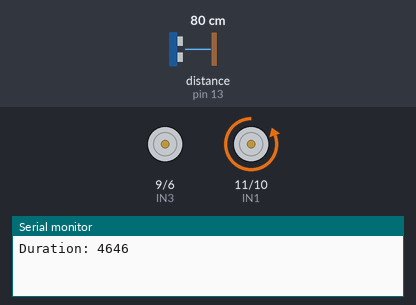
A sketch run on a simulated Arduino Uno, built with avr-gcc and run on an emulated ATmega328P. Parts: motor-driver pin pairs drawn as motors (green arrow = first pin HIGH = forward, orange = second pin HIGH = backward, longer = more drive), the last lines printed to the serial monitor. Wiring (inferred from the names in the program): ultrasonic range finder: trigger pin 12; echo pin 13. The inputs (shaded band) are chosen by the test bench; at power-on: distance to the obstacle (sensor on pin 13) 80 cm. The echo pulse lasts 58.3 µs per cm.

Above: at 0.6 s.
1.3 s: distance to the obstacle (sensor on pin 13) set to 4 cm
At 1.8 s:
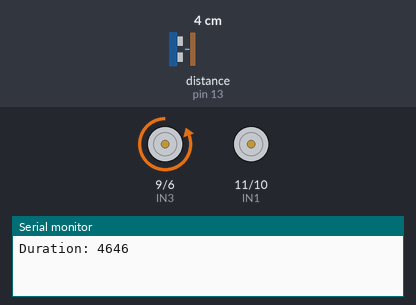
3.8 s: distance to the obstacle (sensor on pin 13) set to 6 cm
5.3 s: distance to the obstacle (sensor on pin 13) set to 9 cm
At 5.49 s:
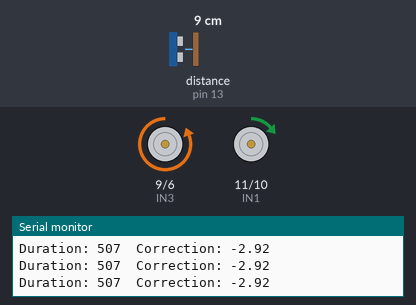
8.3 s: distance to the obstacle (sensor on pin 13) set to 66 cm
At 8.49 s:
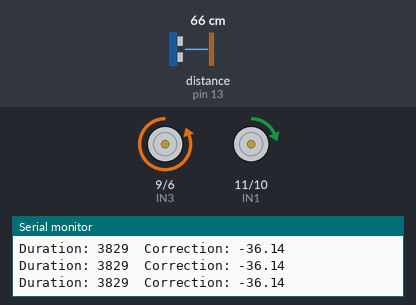
11.3 s: distance to the obstacle (sensor on pin 13) set to 73 cm
At 17.3 s:
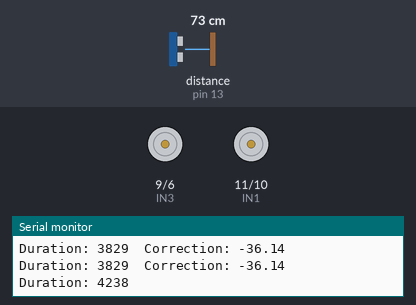
Timing chart, 0 to 17.6 s (numbered marks = the images above; inputs shaded):
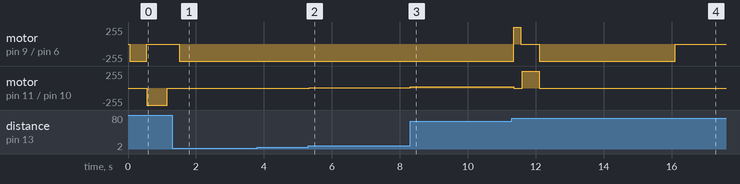

Measured:
- the behaviour switches between 68 and 69 cm on distance to the obstacle (sensor on pin 13) (found by bisection; images 3 and 4)
- after the input at 1.3 s, motor on pin 9 (IN3) / pin 6 (IN4): goes on until 1.5 s, then stays backward 255/255; motor on pin 11 (IN1) / pin 10 (IN2): stays stopped (without the input it goes to forward 255/255 after 0.92 s)
- after the input at 5.3 s, motor on pin 11 (IN1) / pin 10 (IN2): stopped → forward 1/255 at once
- after the input at 8.3 s, motor on pin 11 (IN1) / pin 10 (IN2): forward 1/255 → forward 18/255 at once
- after the input at 11.3 s, motor on pin 9 (IN3) / pin 6 (IN4): backward 255/255 → forward 255/255 after 0.06 s, → stopped 0.20 s later, → backward 255/255 0.55 s later, → stopped 4.0 s later; motor on pin 11 (IN1) / pin 10 (IN2): forward 18/255 → stopped after 0.05 s, → forward 255/255 0.26 s later, → stopped 0.50 s later

The sketch:

arduino_working.ino
```cpp
//*******************************************************************//
//                          DEFINITIONS                              //
//*******************************************************************//

// #define EN_A 6
#define IN1 11
#define IN2 10

// #define EN_B 5
#define IN3 9
#define IN4 6

// #define Ultrasound sensor pins
#define TRIGPIN 12
#define ECHOPIN 13

//*******************************************************************//
//                        GLOBAL CONSTANTS                           //
//*******************************************************************//

// Ultrasound sensor delay limits
const long max_us = 23000;
const long min_us = 100;

// PID constants
const float Kp = 0.01;     // Proportional gain
const float Ki = 0.00005;  // Integral gain
const float Kd = 0.00000;  // Derivative gain

//*******************************************************************//
//                    Global counting variables                      //
//*******************************************************************//

// PID loop variables
float x_target = 0.0;      // Expected distance from wall
float integral = 0.0;      // Current value of PID integral
float dx_prev = 0.0;       // Previous deviation
float dt = 0;              // Time between loops
unsigned long prev_time = 0;

// Turning control
bool turned = false;       // Completed the first turn

// Obsolete:
// bool should_stop = false;  // Completed the second turn

//*******************************************************************//


//*******************************************************************//
//                         Motor Control                             //
//*******************************************************************//

/*
void throttle_motor(uint8_t value):

  Sets the speed of the driving motor forward.

  param value: 8 bit value of the desired motor speed.
*/
void throttle_motor(uint8_t value) {
  analogWrite(IN3, 0);
  analogWrite(IN4, value);
}

/*
void reverse(uint8_t value):

  Sets the speed of the driving motor backward.

  param value: 8 bit value of the desired motor speed.
*/
void reverse(uint8_t value) {
  analogWrite(IN3, value);
  analogWrite(IN4, 0);
}

/*
void yaw_motor(bool right, uint8_t value):

  Sets the speed of the yaw motor.

  param right: Whether or not the robot should turn right.
  param value: 8 bit value of the desired motor speed.
*/
void yaw_motor(bool right, uint8_t value) {
  if (right) {
    analogWrite(IN1, 0);
    analogWrite(IN2, value);
  } else {
    analogWrite(IN1, value);
    analogWrite(IN2, 0);
  }
}

/*
void motors_off():

  Sets all motors to speed 0, stopping them.
*/
void motors_off() {
  throttle_motor(0);
  yaw_motor(true, 0);
}

//*******************************************************************//
//                       Ultrasonic sensor                           //
//*******************************************************************//

/*
long ultrasound_dist():

  Runs the ultrasonic sensor once to find a singular distance,
  which is returned in terms of the duration of pulse measured
  by the ultrasonic sensor.

  return: Returns the measured duration of the pusle as a long.
*/
long ultrasound_dist() {
  long duration;

  // Send pulse
  digitalWrite(TRIGPIN, LOW);
  delayMicroseconds(2);
  digitalWrite(TRIGPIN, HIGH);
  delayMicroseconds(10);
  digitalWrite(TRIGPIN, LOW);

  // Measure time to response.
  duration = pulseIn(ECHOPIN, HIGH, max_us + 100);
  if (duration > max_us || duration < min_us) {    // Check that the signal is within bounds.
    return -1;
  } else {
    return duration;
  }
}

/*
void measure_position():

  Wraps ultrasound_dist() to calculate the average measured
  distance over ten cycles and then sets that as the new
  expected distance (x_target).
*/
void measure_position() {
  int loops = 10;   // Set number of samples
  long total = 0;

  for(int i = 0; i < loops; i++) {
    long duration = ultrasound_dist();
    if (duration == -1) {   // Resample if measurement was out of bounds.
      i--;
    }

    total += duration;
  }

  x_target = total / loops;
}

//*******************************************************************//
//                              PID                                  //
//*******************************************************************//

/*
float pid_update(float x):

  Calculates necessary steering correction using a PID
  (Proportional-Integral-Derivative) controller setup.
  The impact of each term in the PID loop is set by the
  PID constants at the begining of this file for ease
  of access.

  param x: Current distance measured by the ultrasonic sensor.
  return: Calculated steering correction as a float.
*/
float pid_update(float x) {
  float dx = x_target - x;

  float dx_int;                        // Deviation from expected distance to wall.
  if (dx < 25) {                       // Small margin to account for variation in sensor data.
    dx_int = 0;
  } else {
    dx_int = dx;
  }

  integral += dx_int * dt;            // Accumulate the error.
  float ddx = (dx - dx_prev) / dt;    // Derivative term.
  dx_prev = dx;

  return Kp * dx + Ki * integral + Kd * ddx;
}

//*******************************************************************//


//*******************************************************************//
//                        ARDUINO CONTROL                            //
//*******************************************************************//

void setup() {
  pinMode(TRIGPIN, OUTPUT);  // Sets the TRIGPIN as an Output.
  pinMode(ECHOPIN, INPUT);   // Sets the ECHOPIN as an Input.
  Serial.begin(115200);      // Starts the serial communication.

  measure_position();        // Measures initial distance from wall.
}

void loop() {
  // Update time variables.
  dt = millis() - prev_time;
  prev_time = millis();


  throttle_motor(255);

  // Measure distance from wall.
  long duration = ultrasound_dist();
  if (duration == -1) {      // Filters out of bound returns.
    return;
  }

  // Print statements for debugging purpuses.
  Serial.print("Duration: ");
  Serial.print(duration);

  bool turning_point = duration > 4000;  // Detect wall out of range.

  if (!turning_point) {
    float out = pid_update((float)duration);
    float steering_correction = constrain(out, -50.0, 50.0);

    // Print statements for debugging purpuses.
    Serial.print("  Correction: ");
    Serial.println(steering_correction);

    bool direction = steering_correction > 0;   // Positive steering correction means away from the wall.

    if(abs(steering_correction) > 1){   // Ensures that the robot does not correct within a margin of error.
      yaw_motor(direction, constrain(abs(steering_correction) * .5, 0, 255));
    }

  } else if (!turned) {     // Frist turn
    delay(500);             // Delay to approach the wall before turning.
    throttle_motor(0);

    yaw_motor(true, 255);   // Turning
    delay(600);

    motors_off();           // Grace period to ensure robot comes to a stop.
    delay(355);

    throttle_motor(255);
    delay(350);

    measure_position();     // Set a new expected distance from the wall.
    turned = true;
  }
  else {                    // Second turn
    reverse(255);           // We use reverse here so that the robot stops faster.
    delay(200);
    reverse(0);
    delay(50);              // Grace period to ensure a complete stop.

    yaw_motor(false, 255);  // Turning
    delay(500);
    motors_off();

    throttle_motor(255);    // Move motor forward until it is at the wall again.
    delay(4000);

    motors_off();

    delay(50000);           // Delay to grab the robot.

        // Obsolete:
    // if(should_stop) {
    //   motors_off();
    //   delay(10000);
    // } else {
    //   should_stop = true;
    // }
  }

  delay(50);
  yaw_motor(true, 0);
}
```
